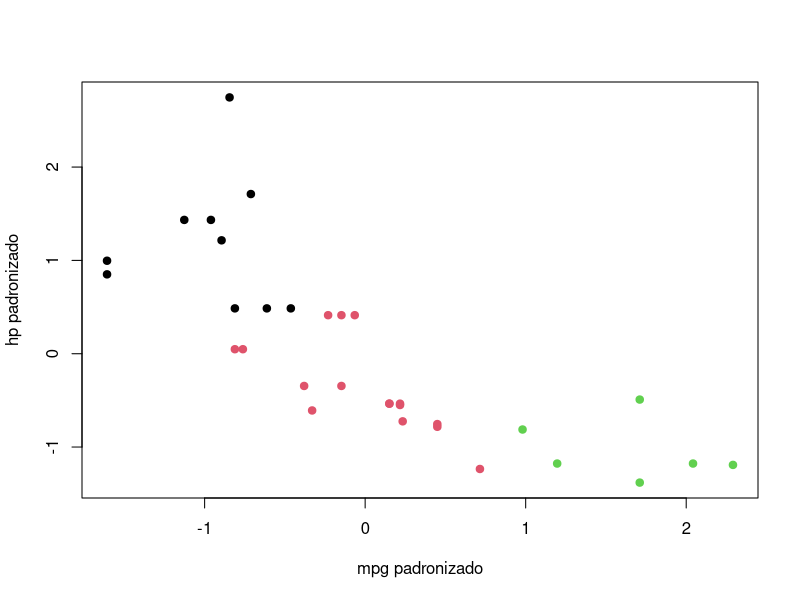

Here is the R script that generated this plot:
# K-means
# Material didático — Estatística e Ciência de Dados — ICTIN/UFLA
# Fonte: e-book Psicometria Online

set.seed(2026)
X <- scale(mtcars[, c("mpg", "hp", "wt")])
ajuste <- kmeans(X, centers = 3, nstart = 50)
print(ajuste$centers)
print(ajuste$tot.withinss)
print(table(ajuste$cluster))
plot(X[, 1:2], col = ajuste$cluster, pch = 19,
     xlab = "mpg padronizado", ylab = "hp padronizado")
